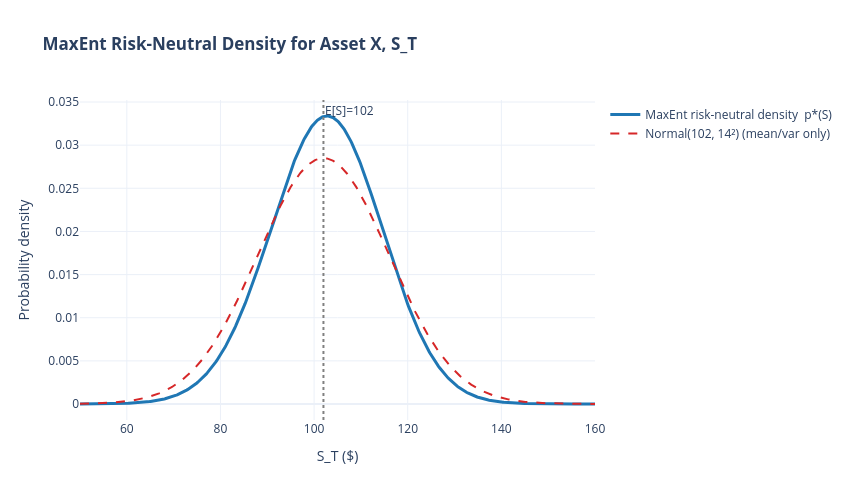

Here is the notebook cell this chart was saved with:
### Markdown cell above
The numerical solve (see output above) converges to
$$\lambda_1 \approx -0.9547, \qquad \lambda_2 \approx 0.00408, \qquad \lambda_3 \approx 11.94, \qquad Z\approx 319.29,$$
so the least-biased risk-neutral density consistent with the market's forward price, quadratic-variation and log-price constraints is
$$\boxed{p^*(S) = \frac{1}{319.29}\, S^{-11.94}\, \exp\left(0.9547\,S - 0.00408\,S^2\right), \qquad S>0.}$$

The resulting distribution has mean \$102, standard deviation $\approx\$14$, and — because of the $S^{-\lambda_3}$ term — a mode below the mean and a heavier left tail than a Normal$(102,14^2)$ would have, reflecting the market's priced-in downside risk without having to assume any particular parametric model (e.g. lognormal / geometric Brownian motion) up front.

### Code cell
import plotly.graph_objects as go
import numpy as np

S = np.linspace(50, 160, 600)
logg = -lam3*np.log(S) - lam1*S - lam2*S**2
p = np.exp(logg - logg.max())
p = p / np.trapezoid(p, S)     # normalize on the plotting grid for display

# comparison Normal(102, 14^2) with matching mean/variance only
from scipy.stats import norm
p_gauss = norm.pdf(S, loc=E1, scale=np.sqrt(E2-E1**2))

fig = go.Figure()
fig.add_trace(go.Scatter(x=S, y=p, mode='lines', name='MaxEnt risk-neutral density  p*(S)',
                          line=dict(color='#1f77b4', width=3)))
fig.add_trace(go.Scatter(x=S, y=p_gauss, mode='lines', name='Normal(102, 14²) (mean/var only)',
                          line=dict(color='#d62728', width=2, dash='dash')))
fig.add_vline(x=102, line=dict(color='gray', dash='dot'), annotation_text='E[S]=102')

fig.update_layout(title='<b>MaxEnt Risk-Neutral Density for Asset X, S_T</b>',
                   xaxis_title='S_T ($)', yaxis_title='Probability density',
                   template='plotly_white', width=850, height=500)
fig.show()

### Figure 1 — Plotly figure (JSON) as saved in the notebook; plotly's stock layout.template omitted (floating-point values rounded to 4 significant figures; data arrays with more than 128 entries replaced by an {"elided": "..."} marker saying what was removed)
{"data": [{"line": {"color": "#1f77b4", "width": 3}, "mode": "lines", "name": "MaxEnt risk-neutral density  p*(S)", "type": "scatter", "x": {"elided": "600 float values"}, "y": {"elided": "600 float values"}}, {"line": {"color": "#d62728", "dash": "dash", "width": 2}, "mode": "lines", "name": "Normal(102, 14²) (mean/var only)", "type": "scatter", "x": {"elided": "600 float values"}, "y": {"elided": "600 float values"}}], "layout": {"annotations": [{"showarrow": false, "text": "E[S]=102", "x": 102, "xanchor": "left", "xref": "x", "y": 1, "yanchor": "top", "yref": "y domain"}], "height": 500, "shapes": [{"line": {"color": "gray", "dash": "dot"}, "type": "line", "x0": 102, "x1": 102, "xref": "x", "y0": 0, "y1": 1, "yref": "y domain"}], "title": {"text": "<b>MaxEnt Risk-Neutral Density for Asset X, S_T</b>"}, "width": 850, "xaxis": {"title": {"text": "S_T ($)"}}, "yaxis": {"title": {"text": "Probability density"}}}}
